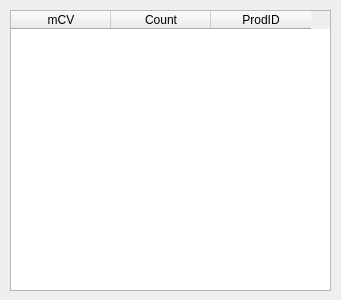
<?xml version="1.0" encoding="UTF-8"?>
<ui version="4.0">
 <class>Dialog</class>
 <widget class="QDialog" name="Dialog">
  <property name="geometry">
   <rect>
    <x>0</x>
    <y>0</y>
    <width>341</width>
    <height>300</height>
   </rect>
  </property>
  <property name="windowTitle">
   <string>Dialog</string>
  </property>
  <widget class="QTableWidget" name="tableWidget">
   <property name="geometry">
    <rect>
     <x>10</x>
     <y>10</y>
     <width>321</width>
     <height>281</height>
    </rect>
   </property>
   <property name="autoFillBackground">
    <bool>true</bool>
   </property>
   <property name="editTriggers">
    <set>QAbstractItemView::NoEditTriggers</set>
   </property>
   <column>
    <property name="text">
     <string>mCV</string>
    </property>
   </column>
   <column>
    <property name="text">
     <string>Count</string>
    </property>
   </column>
   <column>
    <property name="text">
     <string>ProdID</string>
    </property>
   </column>
  </widget>
 </widget>
 <resources/>
 <connections/>
</ui>
